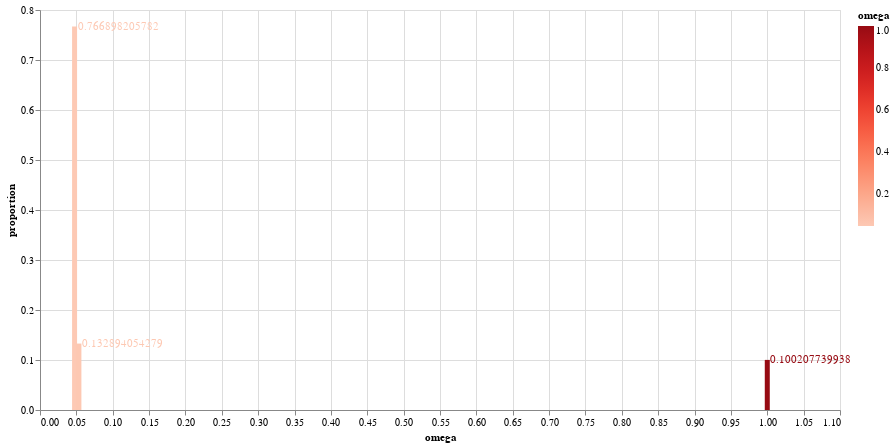

Notebook source saved alongside this figure:
### Code cell
# Unconstrained model

data   = getBUSTEDS_Fits(JSON_FILE)
df_Unc = pd.DataFrame.from_dict(data["Unconstrained model"]["Rate Distributions"]["Test"], orient='index')

source = df_Unc

bar = alt.Chart(source).mark_bar().encode(
    x='omega',
    y='proportion',
    color=alt.Color('omega', scale=alt.Scale(scheme='reds', reverse=False))
).properties(
    width=800,
    height=400)


text = bar.mark_text(
    align='left',
    baseline='middle',
    color='black',
    dx=3  # Nudges text to right so it doesn't appear on top of the bar
).encode(
    text='proportion:Q'
)

bar + text

#bar.save('Figure1_BUSTEDS.png')

### Figure 1 — Vega-Lite specification as saved in the notebook (floating-point values rounded to 4 significant figures)
{"config": {"view": {"continuousWidth": 400, "continuousHeight": 300}}, "layer": [{"mark": "bar", "encoding": {"color": {"type": "quantitative", "field": "omega", "scale": {"reverse": false, "scheme": "reds"}}, "x": {"type": "quantitative", "field": "omega"}, "y": {"type": "quantitative", "field": "proportion"}}, "height": 400, "width": 800}, {"mark": {"type": "text", "align": "left", "baseline": "middle", "color": "black", "dx": 3}, "encoding": {"color": {"type": "quantitative", "field": "omega", "scale": {"reverse": false, "scheme": "reds"}}, "text": {"type": "quantitative", "field": "proportion"}, "x": {"type": "quantitative", "field": "omega"}, "y": {"type": "quantitative", "field": "proportion"}}, "height": 400, "width": 800}], "data": {"name": "data-8e8d8bb8c7df4c51cd46378ff6346313"}, "$schema": "https://vega.github.io/schema/vega-lite/v4.8.1.json", "datasets": {"data-8e8d8bb8c7df4c51cd46378ff6346313": [{"omega": 0.04755, "proportion": 0.7669}, {"omega": 0.0535, "proportion": 0.1329}, {"omega": 1.0, "proportion": 0.1002}]}}
